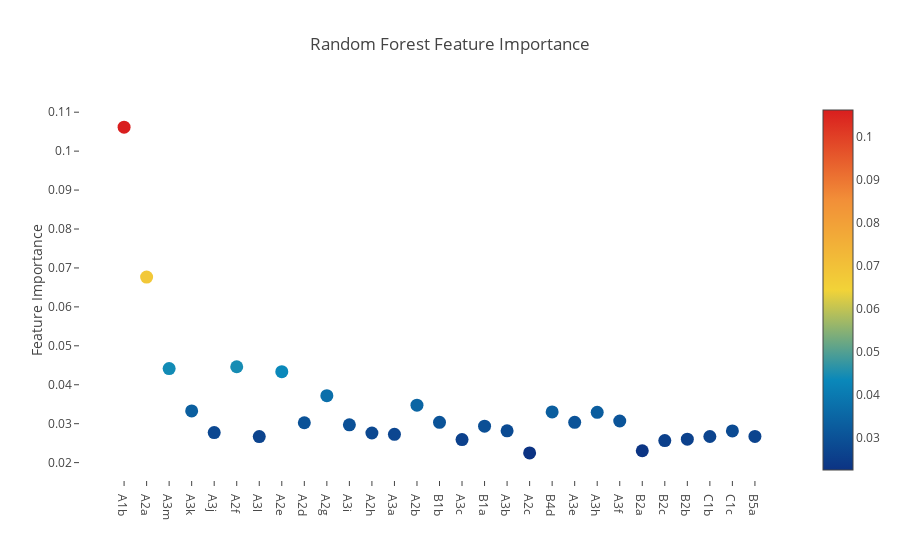

Notebook source saved alongside this figure:
### Code cell
# Scatter plot 
trace = go.Scatter(
    y = rf.feature_importances_,
    x = features,
    mode='markers',
    marker=dict(
        sizemode = 'diameter',
        sizeref = 1,
        size = 13,
        #size= rf.feature_importances_,
        #color = np.random.randn(500), #set color equal to a variable
        color = rf.feature_importances_,
        colorscale='Portland',
        showscale=True
    ),
    text = features
)
data = [trace]

layout= go.Layout(
    autosize= True,
    title= 'Random Forest Feature Importance',
    hovermode= 'closest',
     xaxis= dict(
         ticklen= 5,
         showgrid=False,
        zeroline=False,
        showline=False
     ),
    yaxis=dict(
        title= 'Feature Importance',
        showgrid=False,
        zeroline=False,
        ticklen= 5,
        gridwidth= 2
    ),
    showlegend= False
)
fig = go.Figure(data=data, layout=layout)
py.iplot(fig,filename='scatter2010')
plt.show()

### Figure 1 — Plotly figure (JSON) as saved in the notebook; plotly's stock layout.template omitted (floating-point values rounded to 4 significant figures)
{"data": [{"marker": {"color": [0.1062, 0.06766, 0.04415, 0.03327, 0.02772, 0.04462, 0.0267, 0.04335, 0.03024, 0.03718, 0.02972, 0.0276, 0.02727, 0.03476, 0.03035, 0.02592, 0.02936, 0.02816, 0.0225, 0.03302, 0.03035, 0.03291, 0.0307, 0.02305, 0.02566, 0.02603, 0.0267, 0.02813, 0.02674], "colorscale": "Portland", "showscale": true, "size": 13, "sizemode": "diameter", "sizeref": 1}, "mode": "markers", "text": ["A1b", "A2a", "A3m", "A3k", "A3j", "A2f", "A3l", "A2e", "A2d", "A2g", "A3i", "A2h", "A3a", "A2b", "B1b", "A3c", "B1a", "A3b", "A2c", "B4d", "A3e", "A3h", "A3f", "B2a", "B2c", "B2b", "C1b", "C1c", "B5a"], "type": "scatter", "uid": "490d5870-d05d-11e8-8c65-7831c1d00308", "x": ["A1b", "A2a", "A3m", "A3k", "A3j", "A2f", "A3l", "A2e", "A2d", "A2g", "A3i", "A2h", "A3a", "A2b", "B1b", "A3c", "B1a", "A3b", "A2c", "B4d", "A3e", "A3h", "A3f", "B2a", "B2c", "B2b", "C1b", "C1c", "B5a"], "y": [0.1062, 0.06766, 0.04415, 0.03327, 0.02772, 0.04462, 0.0267, 0.04335, 0.03024, 0.03718, 0.02972, 0.0276, 0.02727, 0.03476, 0.03035, 0.02592, 0.02936, 0.02816, 0.0225, 0.03302, 0.03035, 0.03291, 0.0307, 0.02305, 0.02566, 0.02603, 0.0267, 0.02813, 0.02674]}], "layout": {"autosize": true, "hovermode": "closest", "showlegend": false, "title": "Random Forest Feature Importance", "xaxis": {"showgrid": false, "showline": false, "ticklen": 5, "zeroline": false}, "yaxis": {"gridwidth": 2, "showgrid": false, "ticklen": 5, "title": "Feature Importance", "zeroline": false}}}
